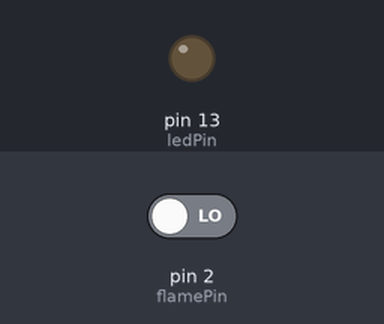
A sketch run on a simulated Arduino Uno, built with avr-gcc and run on an emulated ATmega328P. Parts: output pins drawn as LEDs (lit = HIGH). The test bench sets the inputs (shaded band); at power-on: pin 2 (flamePin) LOW.

Above: at 1.2 s.
1.3 s: pin 2 (flamePin) driven HIGH
At 1.6 s:
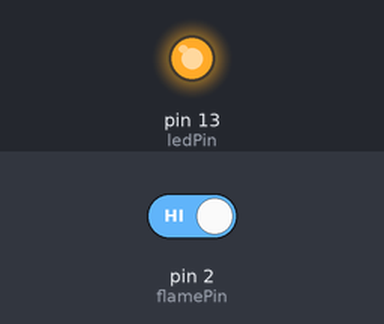
2.8 s: pin 2 (flamePin) driven LOW
At 4.0 s:
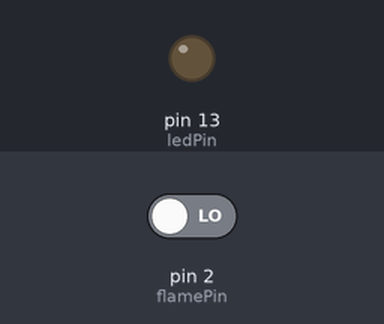
Timing chart, 0 to 5.8 s (numbered marks = the images above; inputs shaded):
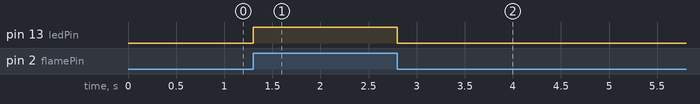

The sketch:

Project_15_Flame_Sensor.ino
```cpp
const int flamePin = 2;     // the number of the flame pin
const int ledPin =  13;      // the number of the LED pin
// variables will change:
int State = 0;         // variable for reading status
void setup() {
  // initialize the LED pin as an output:
  pinMode(ledPin, OUTPUT);
  // initialize the pushbutton pin as an input:
  pinMode(flamePin, INPUT);
}
void loop(){
  // read the state of the value:
State = digitalRead(flamePin);
  if (State == HIGH) {

    // turn LED on:
    digitalWrite(ledPin, HIGH);
  }
  else {
    // turn LED off:
    digitalWrite(ledPin, LOW);
  }
}
```

Measured:
- after the input at 1.3 s, pin 13 (ledPin): LOW → HIGH at once
- after the input at 2.8 s, pin 13 (ledPin): HIGH → LOW at once
